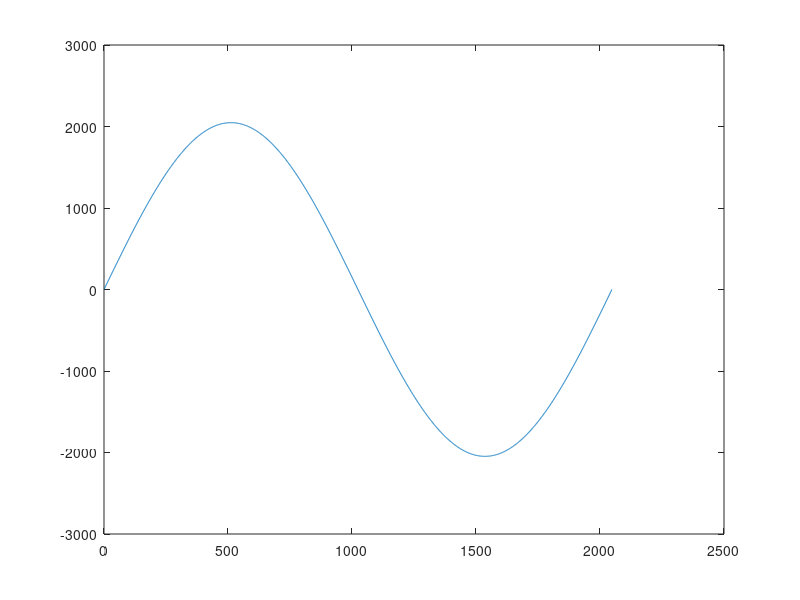

Reproduce this figure in MATLAB. (Note: this script raises an error after producing the figure.)
clc
close all
clear
len=2048;
t=1/len:1/len:1;
a=sin(2*pi*t);


%% quantizer
width=12;
a=(2^(width-1)-1)*a;
plot(a)

q = quantizer([width,0]);
y = num2hex(q,a);                      %generate data
 
fid = fopen('NOC_sin.mif','w');
fprintf(fid,'%s\n','DEPTH = 2048;');
fprintf(fid,'%s\n','WIDTH = 12;');
fprintf(fid,'%s\n','ADDRESS_RADIX = HEX;');
fprintf(fid,'%s\n','DATA_RADIX = HEX;');
fprintf(fid,'%s\n\t','CONTENT');
fprintf(fid,'%s\n','BEGIN');
for i=1:length(a)
   fprintf(fid, '%04X',i-1);            %address
   fprintf(fid, '%s',' : '); 
   fprintf(fid, '%s',y(i,1));
   fprintf(fid, '%s',y(i,2));
   fprintf(fid, '%s',y(i,3));
   %fprintf(fid, '%s',y(i,4));
   fprintf(fid, '%s\n',';');
   %fprintf(fid, '%s\n',y(i,4));
end
fprintf(fid,'%s\n','END ;');
fclose(fid);



